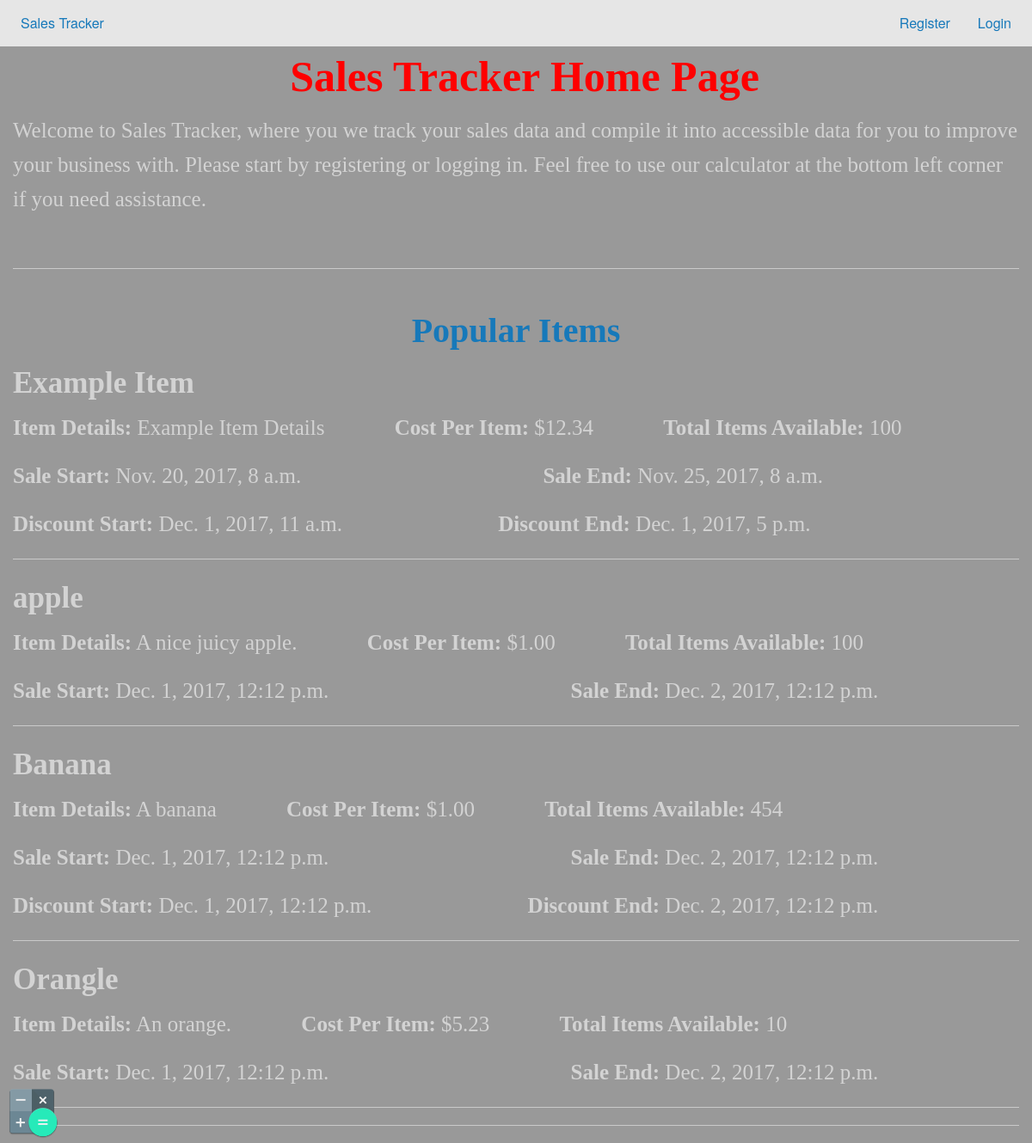
The app's page /, older data.
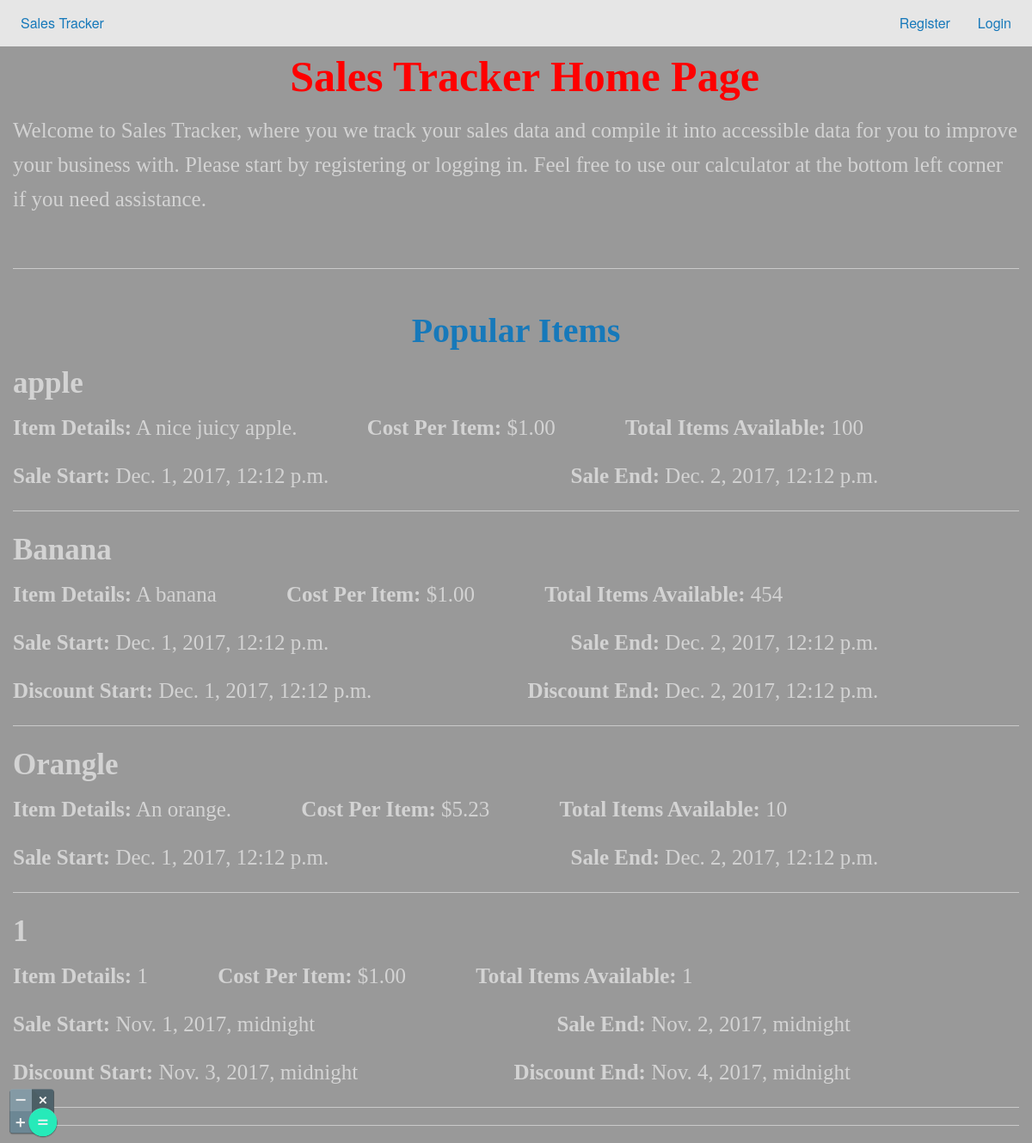
The same page, newer data.
### main_app/models.py (models this page shows, shortened)
class Item(models.Model):
	user = models.ForeignKey(
		User,
		on_delete = models.CASCADE,
		null = True
	)
	name = models.CharField(
		max_length = 32
	)
	cost = models.DecimalField(
		max_digits = 12,
		decimal_places = 2,
		default = 0.00
	)
	price = models.DecimalField(
		max_digits = 12,
		decimal_places = 2,
		default = 0.00
	)
	units_purchased = models.IntegerField(
		default = 0
	)
	units_available = models.IntegerField(
		default = 0
	)
	units_previously_sold = models.IntegerField(
		default = 0
	)
	units_sold = models.IntegerField(
		default = 0
	)
	sale_start = models.DateTimeField(
		null = True,
		blank = True
	)
	sale_end = models.DateTimeField(
		null = True,
		blank = True
	)
	discount_start = models.DateTimeField(
		null = True,
		blank = True
	)
	discount_end = models.DateTimeField(
		null = True,
		blank = True
	)
	details = models.TextField()
	date_created = models.DateTimeField(
		auto_now_add = True
	)
	date_updated = models.DateTimeField(
		auto_now = True
	)

### main_app/views.py (the view)
# urls.py: url(r'^$', views.index, name="index"),
def index(request):
	user_items, num_user_items = GET_USER_ITEMS(request.user)
	context = {
		'popular_items': GET_POPULAR_ITEMS(),
		'user_items': user_items,
		'num_user_items': num_user_items
	}
	return render(request, 'index.html', context)

### main_app/context_processors.py (called while the page is built)
def processors(request):
    return {
        'website_name': "Sales Tracker"
    }

### main_app/views.py (called while the page is built, shortened)
def GET_USER_ITEMS(user):
	items = None
	count = None
	return items, count

def GET_POPULAR_ITEMS():
	return Item.objects.all().order_by('-units_sold')[:5]

### main_app/templates/index.html (shortened to what this page needs)
{% extends 'base.html' %}
{% block content %}
	<body class="home">
		<h1 class="text-center">Sales Tracker Home Page</h1>
		<p>
			Welcome to Sales Tracker, where you we track your sales data and compile it
			into accessible data for you to improve your business with. Please start by
			registering or logging in. Feel free to use our calculator at the bottom left corner
			if you need assistance.
		</p>
		<br><hr><br>
		{% include 'sub_templates/popular_items.html' %}
	</body>
{% endblock %}

### main_app/templates/sub_templates/popular_items.html (shortened to what this page needs)
<h2 class="text-center"><a href="/">Popular Items</a></h2>
{% for popular_item in popular_items %}
	<div class="item-cont">
		<h3>{{ popular_item.name }}</h3>
		<p>
			<strong>Item Details:</strong> {{ popular_item.details }}&emsp;&emsp;&emsp;
			<strong>Cost Per Item:</strong> ${{ popular_item.cost }}&emsp;&emsp;&emsp;
			<strong>Total Items Available:</strong> {{ popular_item.units_available }}
		</p>
		{% if popular_item.sale_start and popular_item.sale_end %}
			<p>
				<strong>Sale Start:</strong> {{ popular_item.sale_start }}&emsp;&emsp;&emsp;&emsp;&emsp;&emsp;&emsp;&emsp;&emsp;&emsp;&emsp;
				<strong>Sale End:</strong> {{ popular_item.sale_end }}
			</p>
		{% endif %}
		{% if popular_item.discount_start and popular_item.discount_end %}
			<p>
				<strong>Discount Start:</strong> {{ popular_item.discount_start }}&emsp;&emsp;&emsp;&emsp;&emsp;&emsp;&emsp;
				<strong>Discount End:</strong> {{ popular_item.discount_end }}
			</p>
		{% endif %}
	</div>
	<hr>
{% endfor %}
<hr>

Row changes from the older to the newer data that the page shows:
removed Item: name "Example Item", details "Example Item Details", cost "12.34", units_available "100", sale_start "Nov. 20, 2017, 8 a.m.", sale_end "Nov. 25, 2017, 8 a.m.", discount_start "Dec. 1, 2017, 11 a.m.", discount_end "Dec. 1, 2017, 5 p.m."
added Item: name "1", details "1", cost "1.00", units_available "1", sale_start "Nov. 1, 2017, midnight", sale_end "Nov. 2, 2017, midnight", discount_start "Nov. 3, 2017, midnight", discount_end "Nov. 4, 2017, midnight"
